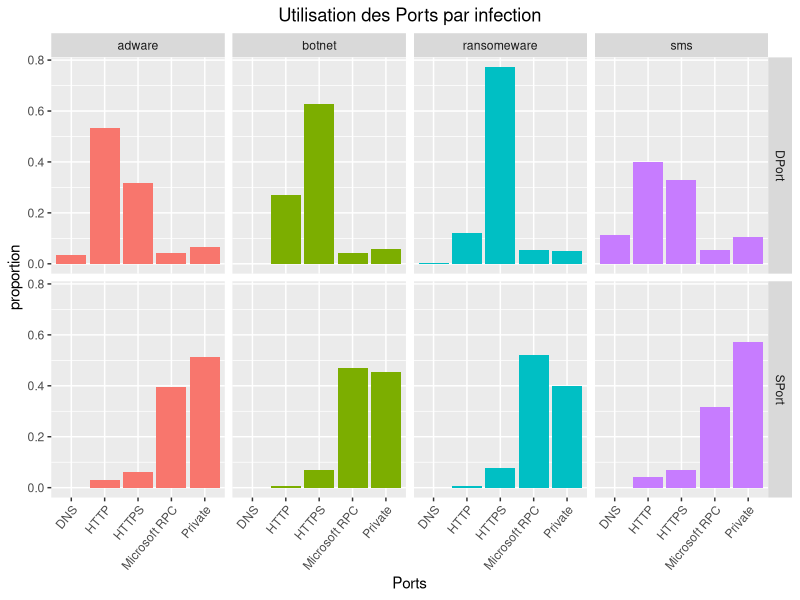
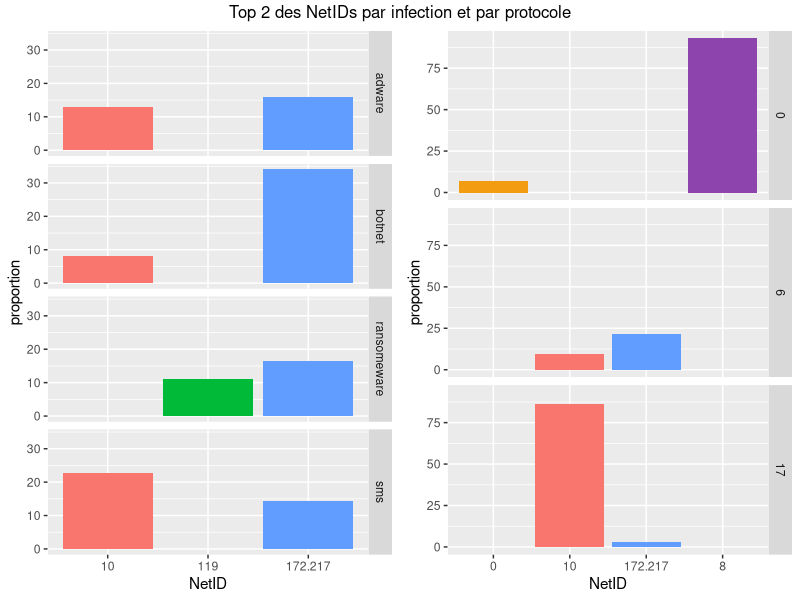
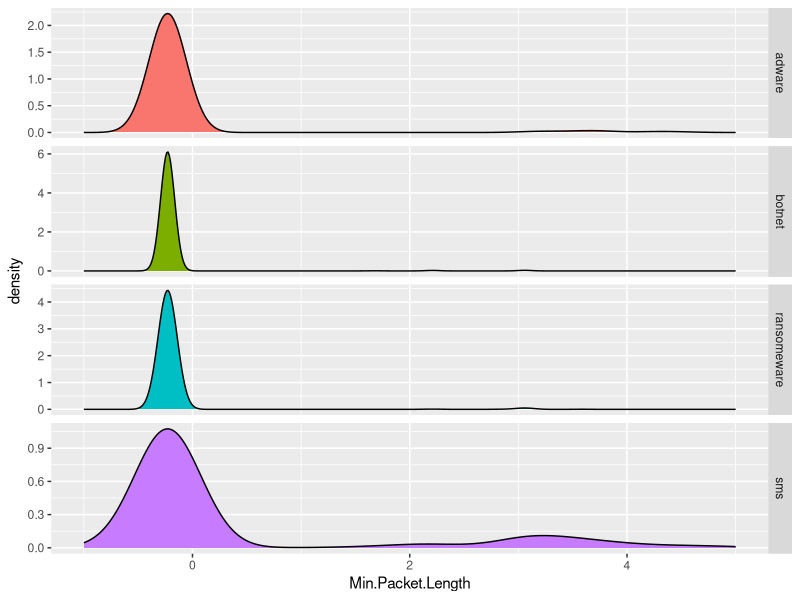
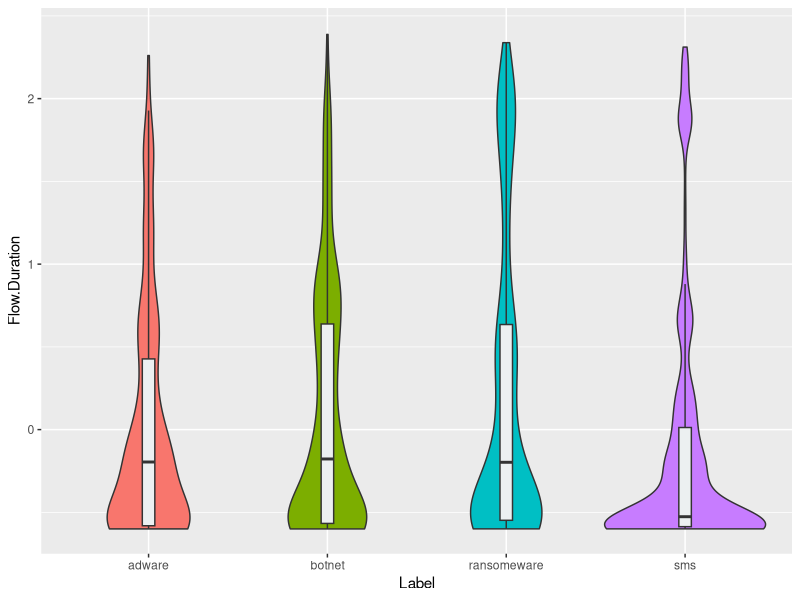
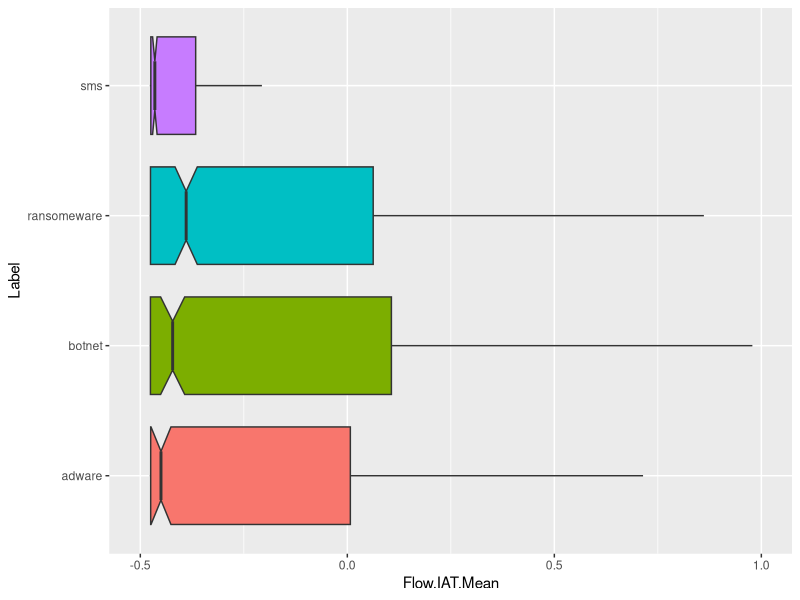

R code for these plots, in order: (Note: this script raises an error after producing the figures.)
## ---- chunk 1
library(ggpubr)
library(tidyverse)
library(caret)
library(pROC)
library(ranger)
library(doParallel)
## ---- chunk 2
data <- read_csv("data/hackerAttack.csv")
data <- data %>% rename_all(make.names)
## ---- chunk 3
ip_split <- function(ip){
    #' Renvoie le Net-ID d'une adresse IP
    octets <- str_split(ip, "\\.")[[1]]
    if (as.numeric(octets[1]) <= 127) {
        netID <- octets[1]
    } else {
        netID <- paste(octets[1], octets[2], sep = ".")
    }
    
    return(netID)
}
## ---- chunk 4
data %>% 
select_if(is.numeric) %>% 
summarise_all(var) %>% 
gather() %>%
select(value) %>%
as.matrix() %>%
quantile(0.25) -> q1
## ---- chunk 5
data <- data %>% 
rename(IP = 'Destination.IP') %>% 
rowwise() %>% # vectorise la fonction ip_split
mutate(IP = ip_split(IP)) %>% 
as_tibble() # supprime rowwise_df
## ---- chunk 6
data <- data %>% 
rename(
    SPort = 'Source.Port',
    DPort = 'Destination.Port',
) %>% 
mutate(
    DPort = case_when(
        DPort == 53 ~ "DNS",
        DPort == 80 ~ "HTTP",
        DPort == 443 ~ "HTTPS",
        DPort %in% c(1024:5000, 49152:65535) ~ "Microsoft RPC",
        DPort %in% 60000:61000 ~ "Mosh",
        TRUE ~ "Private"
    ),
    SPort = case_when(
        SPort == 80 ~ "HTTP",
        SPort == 443 ~ "HTTPS",
        SPort %in% c(1024:5000, 49152:65535) ~ "Microsoft RPC",
        SPort %in% 60000:61000 ~ "Mosh",
        TRUE ~ "Private"
    )
) %>% 
mutate_at(
    c('SPort', 'DPort', 'IP', 'Protocol', 'Label'),
    funs(factor)
) %>% 
select(
    1:4, # Facteurs
    colnames(select_if(., function(col) is.numeric(col) && var(col) >= q1)), # Variances faibles
    ncol(.) # Label
) %>% 
mutate_if(
    is.numeric,
    scale
)
## ---- chunk 7
dim_quant <- data %>% select_if(is.numeric) %>% ncol()
dim_IP <- length(unique(data$IP))
dim_SPort <- length(unique(data$SPort))
dim_DPort <- length(unique(data$DPort))
dim_Protocol <- length(unique(data$Protocol))
dim_X <- dim_quant + dim_IP-1 + dim_SPort-1 + dim_DPort-1 + dim_Protocol-1
## ---- chunk 8
data %>%
select(SPort, DPort, Label) %>%
gather("Entry", "Port", -Label) %>% ggplot() + 
aes(x = Port, y = ..prop.., group = 1, fill = Label) +
geom_bar() + guides(fill = F) + 
facet_grid(cols = vars(Label), rows = vars(Entry)) +
labs(title = "Utilisation des Ports par infection", x = "Ports", y = "proportion") +
theme(
    axis.text.x = element_text(angle = 50, hjust = 1),
    plot.title = element_text(hjust = 0.5)
)
## ---- chunk 9
ip_label <- data %>% 
group_by(Label, IP) %>% 
summarise(proportion = n()) %>%
mutate(proportion = proportion*100 / sum(proportion)) %>% 
top_n(2, proportion) %>% 
ggplot() + aes(x = IP, y = proportion, fill = IP) +
geom_bar(stat="identity") + facet_grid(Label~.) +
guides(fill = F) + xlab("NetID")

ip_protocol <- data %>% 
group_by(Protocol, IP) %>% 
summarise(proportion = n()) %>%
mutate(proportion = proportion*100 / sum(proportion)) %>% 
top_n(2, proportion) %>% 
ggplot() + aes(x = IP, y = proportion, fill = IP) +
geom_bar(stat="identity") + facet_grid(Protocol~.) +
guides(fill = F) + xlab("NetID") +
scale_fill_manual(values = c("#f39c12", "#f8766d", "#619cff", "#8e44ad"))
## ---- chunk 10
data %>% 
group_by(Label, Protocol) %>% 
summarise(proportion = n()) %>%
mutate(proportion = proportion*100 / sum(proportion)) %>% 
spread(Protocol, proportion)
ggarrange(
    ip_label, ip_protocol,
    ncol = 2, nrow = 1
) %>% 
annotate_figure(top = "Top 2 des NetIDs par infection et par protocole")
## ---- chunk 11
ggplot(data) + aes(x = `Min.Packet.Length`, fill = Label) +
geom_density() + facet_grid(Label~., scales = "free_y") +
xlim(range(-1,5)) + guides(fill = F)
## ---- chunk 12
ggplot(data) + aes(y = `Flow.Duration`, x = Label, fill = Label) +
geom_violin() + ylim(range(-0.6:2.6)) + guides(fill = F) +
geom_boxplot(width = 0.07, fill = "#ecf0f1", outlier.size = -1)
## ---- chunk 13
ggplot(data) + 
aes(y = `Flow.IAT.Mean`, x = Label, fill = Label) +
geom_boxplot(notch=T, outlier.size = -1) +
coord_flip(ylim=c(-0.5, 1)) +
guides(fill = F)
## ---- chunk 14
split_set <- function(data, trainSize = 0.9){
    #' Divise nos données en partitions train et test
    
    set.seed(2020)
    part <- createDataPartition(data$Label, p = trainSize)
    train_set <- data %>% slice(part$Resample1)
    test_set <- data %>% slice(-part$Resample1)
    
    return(list(train_set, test_set))
}
## ---- chunk 15
plotmetrics <- function(train_obj, parameter){
    #' Renvoie un ggplot de l'évolution d'Accuracy et AUC
    #' train_obj: objet de type train de caret
    #' param: paramètre évalué
    
    train_obj <- train_obj$results %>% select(!!parameter, AUC, Accuracy)
    AUC_limits <- c(min(train_obj$AUC), max(train_obj$AUC))
    Accuracy_limits <- c(min(train_obj$Accuracy), max(train_obj$Accuracy))
    train_obj$Accuracy <- train_obj$Accuracy * (AUC_limits[2]/Accuracy_limits[2])
    limit <- c(min(train_obj[,2:3]), max(train_obj[,2:3]))
    maxAUC <- filter(train_obj, AUC == max(AUC))
    maxAccuracy <- filter(train_obj, Accuracy == max(Accuracy))

    plot <- train_obj %>% 
    ggplot() + aes_string(x = parameter) + 
    geom_line(aes(y = AUC), color = "#38ada9") +  
    geom_point(aes(y = AUC), color = "#38ada9") +
    geom_line(aes(y = Accuracy), color = "#e55039") +
    geom_point(aes(y = Accuracy), color = "#e55039") +
    geom_point(data = maxAUC, aes_string(x = parameter, y = "AUC"), color = "#38ada9", shape = 5, size = 3) +
    geom_point(data = maxAccuracy, aes_string(x = parameter, y = "Accuracy"), color = "#e55039", shape = 0, size = 3) +
    scale_y_continuous(
        limits = limit,
        sec.axis = sec_axis(~ . *Accuracy_limits[2]/AUC_limits[2],
                            name = "Accuracy")) +
    theme(
        plot.title = element_text(hjust = 0.5),
        axis.title.y.left = element_text(color = "#38ada9"),
        axis.text.y.left = element_text(color = "#38ada9"),
        axis.title.y.right = element_text(color = "#e55039"),
        axis.text.y.right = element_text(color = "#e55039"),

    )
    
    return(plot)
}
## ---- chunk 16
confmatrix <- function(pred, test){
    #' Renvoie un ggplot de matrice de confusion
    #' pred, test: vecteurs de même taille
    
    plot <- confusionMatrix(pred, test)$table %>% 
    as_tibble() %>%
    ggplot() +
    aes(x = Reference, y = reorder(Prediction, desc(Prediction)), fill = n) + 
    geom_tile() +
    geom_text(aes(label = paste(round(n, 2), '%')), color = "white", size = 5) +
    labs(y = "Prediction") + guides(fill = F) +
    scale_fill_gradient(low = "#c0392b", high = "#27ae60") +
    theme(plot.title = element_text(hjust = 0.5))
    
    return(plot)
}
## ---- chunk 17
multiroc <- function(Y_pred, Y){
    #' Renvoie les courbes ROC de chaque classe
    
    predicted <- tibble(
        Y = as.character(Y),
        Y_pred = as.character(Y_pred)
    )

    roclist <- vector(mode = "list")

    for (label in unique(predicted$Y)){
        one_rest <- predicted %>% 
        mutate(
            Y = if_else(
                Y == label,
                1, 0
            ),
            Y_pred = if_else(
                Y_pred == label,
                1, 0
            )
        )

        roclist[[label]] <- roc(one_rest$Y_pred, one_rest$Y)
    }

    plot <- roclist %>% ggroc(aes = "color", size = 1, legacy.axes = TRUE) +
    labs(color = "Labels") + theme(plot.title = element_text(hjust = 0.5))
    
    return(plot)
}

## ---- chunk 18
train_set <- split_set(data)[[1]]
test_set <- split_set(data)[[2]]

tune_control <- trainControl(
  method = "cv", 
  number = 3,
  index = createMultiFolds(train_set$Label, k = 3, times = 1),
  classProbs = TRUE,
  summaryFunction = multiClassSummary
)
## ---- chunk 19
knn_tune_naive <- data.frame(
    k = seq(3, 170, by = 6)
)

cl <- makePSOCKcluster(4)
registerDoParallel(cl)
set.seed(2020)

knn_naive_cv <- train(
    Label ~ .,
    data = train_set,
    method = "knn",
    metric = "AUC",
    trControl = tune_control,
    tuneGrid = knn_tune_naive,
)

on.exit(stopCluster(cl))

plotmetrics(knn_naive_cv, "k") +
labs(title = "AUC et Accuracy en fonction des K voisins", x = "Voisins")
## ---- chunk 20
train_knn <- split_set(data)[[1]]
test_knn <- split_set(data)[[2]]
## ---- chunk 21
knn_tune <- data.frame(
    k = seq(3, 15)
)

cl <- makePSOCKcluster(4)
registerDoParallel(cl)
set.seed(2020)

knn_cv <- train(
    Label ~ .,
    data = train_knn,
    method = "knn",
    metric = "AUC",
    trControl = tune_control,
    tuneGrid = knn_tune,
)

on.exit(stopCluster(cl))

plotmetrics(knn_cv, "k") +
labs(title = "AUC et Accuracy en fonction des K voisins", x = "Voisins")
## ---- chunk 22
model_knn <- knn_cv$finalModel
pred_knn <- predict(knn_cv, newdata = test_knn)

confmatrix(pred_knn, test_knn$Label) +
labs(title = "Matrice de confusion KNN, K = 4")
## ---- chunk 23
multiroc(pred_knn, test_knn$Label) +
labs(title = "Courbes ROC avec KNN, K = 4")
## ---- chunk 24
result <- knn_cv$results %>% 
filter(k == 4)  %>%
mutate(Model = "KNN") %>% 
select(Model, AUC, Accuracy)
## ---- chunk 25
rf_tune_naive <- data.frame(
    mtry = dim_X,
    splitrule = "gini",
    min.node.size = 1
)

cl <- makePSOCKcluster(4)
registerDoParallel(cl)
set.seed(2020)

rf_naive_cv <- train(
    Label ~ .,
    data = train_set,
    method = "ranger",
    metric = "AUC",
    trControl = tune_control,
    tuneGrid = rf_tune_naive,
    importance = 'impurity_corrected'
)

on.exit(stopCluster(cl))
## ---- chunk 26
rf_naive_vars <- rf_naive_cv$finalModel$variable.importance
rf_naive_vars <- tibble(variable = names(rf_naive_vars), importance = rf_naive_vars) %>% 
    arrange(importance) %>% mutate(variable = factor(variable, levels = variable)) %>% 
    top_frac(0.15)

ggplot(rf_naive_vars) + coord_flip() + 
  aes(x = variable, y = importance, fill = importance) + geom_bar(stat = "identity") + 
  labs(title = "15% des variables classées par importance", x = "") +
  theme(plot.title = element_text(hjust = 0.5))
## ---- chunk 27
data_rf <- data %>% 
select(
    Label, SPort, DPort, IP,
    any_of(tail(rf_naive_vars, 18)$variable)
) %>% 
mutate(
    IP = factor(if_else(
        IP %in% c("172.217", "121", "205.174"),
        as.character(IP), "OtherIP"
    )),
    SPort = factor(if_else(
        SPort %in% c("Private", "Microsoft RPC"),
        as.character(SPort), "OtherSPort"
    )),
    DPort = factor(if_else(
        DPort %in% c("HTTP", "HTTPS"),
        as.character(DPort), "OtherDPort"
    ))
)
## ---- chunk 28
dim_quant_rf <- data_rf %>% select_if(is.numeric) %>% ncol()
dim_IP_rf <- length(unique(data_rf$IP))
dim_SPort_rf <- length(unique(data_rf$SPort))
dim_DPort_rf <- length(unique(data_rf$DPort))
dim_X_rf <- dim_quant_rf + dim_IP_rf-1 + dim_SPort_rf-1 + dim_DPort_rf-1
## ---- chunk 29
train_rf <- split_set(data_rf)[[1]]
test_rf <- split_set(data_rf)[[2]]
## ---- chunk 30
rf_tune <- data.frame(
    mtry = seq(2, 17),
    splitrule = rep("gini", 16),
    min.node.size = rep(1, 16)
)

cl <- makePSOCKcluster(4)
registerDoParallel(cl)
set.seed(2020)

rf_cv <- train(
    Label ~ .,
    data = train_rf,
    method = "ranger",
    metric = "AUC",
    trControl = tune_control,
    tuneGrid = rf_tune
)

on.exit(stopCluster(cl))

plotmetrics(rf_cv, "mtry") +
labs(title = "AUC et Accuracy en fonction des mtry")
## ---- chunk 31
model_rf <- ranger(Label~., data = train_rf, mtry = 13, splitrule = "gini", min.node.size = 1)
pred_rf <- predict(model_rf, data = test_rf)$prediction

confmatrix(pred_rf, test_rf$Label) +
labs(title = "Matrice de confusion Random Forest, mtry = 13")
## ---- chunk 32
multiroc(pred_rf, test_rf$Label) +
labs(title = "Courbes ROC avec Random Forest, mtry = 13")
## ---- chunk 33
result <- result %>%
bind_rows(
    (rf_cv$results %>% 
     filter(mtry == 13)  %>%
     mutate(Model = "RF") %>% 
     select(Model, AUC, Accuracy)
    )
)
## ---- chunk 34
lgb_tune_naive <- data.frame(
    nIter = seq(1, 171, by =  10)
)

cl <- makePSOCKcluster(4)
registerDoParallel(cl)
set.seed(2020)

lgb_cv_naive <- train(
    Label ~ .,
    data = train_set,
    method = "LogitBoost",
    metric = "AUC",
    trControl = tune_control,
    tuneGrid = lgb_tune_naive
)

on.exit(stopCluster(cl))

plotmetrics(lgb_cv_naive, "nIter") +
labs(title = "AUC et Accuracy en fonction des nIter")
## ---- chunk 35
train_lgb <- split_set(data)[[1]]
test_lgb <- split_set(data)[[2]]
## ---- chunk 36
lgb_tune <- data.frame(
    nIter = seq(119, 141, by = 2)
)

cl <- makePSOCKcluster(4)
registerDoParallel(cl)
set.seed(2020)

lgb_cv <- train(
    Label ~ .,
    data = train_lgb,
    method = "LogitBoost",
    metric = "AUC",
    trControl = tune_control,
    tuneGrid = lgb_tune
)

on.exit(stopCluster(cl))

plotmetrics(lgb_cv, "nIter") +
labs(title = "AUC et Accuracy en fonction des nIter")
## ---- chunk 37
model_lgb <- lgb_cv$finalModel
pred_lgb <- predict(lgb_cv, newdata = test_lgb)

confmatrix(pred_lgb, test_lgb$Label) +
labs(title = "Matrice de confusion Logitboost, nIter = 129")
## ---- chunk 38
multiroc(pred_lgb, test_lgb$Label) +
labs(title = "Courbes ROC avec Logitboost, nIter = 129")
## ---- chunk 39
result <- result %>%
bind_rows(
    (lgb_cv$results %>% 
     filter(nIter == 129)  %>%
     mutate(Model = "LGB") %>% 
     select(Model, AUC, Accuracy)
    )
)
## ---- chunk 40
gbm_tune_naive <- data.frame(
    shrinkage = rep(0.1, 21),
    interaction.depth = rep(c(1, 3, 5), 7),
    n.minobsinnode = rep(10, 21),
    n.trees = c(rep(50, 3), rep(100, 3), 
                rep(500, 3), rep(1000, 3),
                rep(1500, 3), rep(2500, 3),
                rep(4000, 3)))

cl <- makePSOCKcluster(4)
registerDoParallel(cl)
set.seed(2020)

gbm_cv_naive <- train(
    Label ~ .,
    data = train_set,
    method = "gbm",
    metric = "AUC",
    trControl = tune_control,
    tuneGrid = gbm_tune_naive,
    verbose = FALSE
)

on.exit(stopCluster(cl))

ggplot(gbm_cv_naive) +
labs(title = "AUC pour chaque nombre de division en fonction du nombre d'arbres")
## ---- chunk 41
gbm_naive_vars <- summary(gbm_cv_naive$finalModel, plotit = F) %>% as_tibble() %>% 
arrange(rel.inf) %>% mutate(var = factor(var, levels = var)) %>% top_frac(0.20)

ggplot(gbm_naive_vars) + coord_flip() + 
  aes(x = var, y = rel.inf, fill = rel.inf) + geom_bar(stat = "identity") + 
  labs(title = "20% des variables classées par importance", x = "", y = "Importance moyenne par classe") +
  theme(plot.title = element_text(hjust = 0.5)) + guides(fill = F)
## ---- chunk 42
data_gbm <- data %>% 
select(
    Label, DPort, IP,
    any_of(tail(gbm_naive_vars, 13)$var)
) %>% 
mutate(
    IP = factor(if_else(
        as.character(IP) == "172.217",
        as.character(IP), "OtherIP"
    )),
    DPort = factor(if_else(
        DPort == "HTTPS",
        as.character(DPort), "OtherDPort"
    ))
)
## ---- chunk 43
dim_quant_gbm <- data_gbm %>% select_if(is.numeric) %>% ncol()
dim_IP_gbm <- length(unique(data_gbm$IP))
dim_DPort_gbm <- length(unique(data_gbm$DPort))
dim_X_gbm <- dim_quant_gbm + dim_IP_gbm-1 + dim_DPort_gbm-1
## ---- chunk 44
train_gbm <- split_set(data_gbm)[[1]]
test_gbm <- split_set(data_gbm)[[2]]
## ---- chunk 45
gbm_tune <- data.frame(
    shrinkage = rep(0.1, 14),
    interaction.depth = rep(3, 14),
    n.minobsinnode = rep(10, 14),
    n.trees = seq(1100, 2400, by = 100)
)

cl <- makePSOCKcluster(4)
registerDoParallel(cl)
set.seed(2020)

gbm_cv <- train(
    Label ~ .,
    data = train_gbm,
    method = "gbm",
    metric = "AUC",
    trControl = tune_control,
    tuneGrid = gbm_tune,
    verbose = FALSE
)

on.exit(stopCluster(cl))

plotmetrics(gbm_cv, "n.trees") +
labs(title = "AUC et Accuracy en fonction du nombre d'arbres")
## ---- chunk 46
model_gbm <- gbm_cv$finalModel
pred_gbm <- predict(gbm_cv, newdata = test_gbm)

confmatrix(pred_gbm, test_gbm$Label) +
labs(title = "Matrice de confusion Stochastic gradient boosting, n.trees = 1800")
## ---- chunk 47
multiroc(pred_gbm, test_gbm$Label) +
labs(title = "Courbes ROC avec Stochastic gradient boosting, n.trees = 1500")
## ---- chunk 48
result <- result %>%
bind_rows(
    (gbm_cv$results %>% 
     filter(n.trees == 1500)  %>%
     mutate(Model = "GBM") %>% 
     select(Model, AUC, Accuracy)
    )
)
## ---- chunk 49
predicted <- tibble(Y = test_set$Label, KNN = pred_knn, RF = pred_rf, LGB = pred_lgb, GBM = pred_gbm)
plotlist <- vector(mode = "list")
for (label in unique(data$Label)){
    roclist <- vector(mode = "list")
    one_rest <- predicted %>% 
    mutate_all(funs(
        if_else(. == !!label, 1, 0)
    ))
    for (model in c('KNN', 'RF', 'LGB', 'GBM')){
        roclist[[model]] <- roc(pull(one_rest, model), one_rest$Y)
    }
    plotlist[[label]] <- ggroc(roclist, aes = "color", size = 1.2, legacy.axes = TRUE) +
    labs(color = "Models", title = label, x = NULL, y = NULL) + geom_abline() +
    theme(plot.title = element_text(hjust = 0.5, face = "bold"))
}
## ---- chunk 50
ggarrange(
    plotlist = plotlist,
    ncol = 2, nrow = 2,
    common.legend = T,
    legend = "right"
) %>% 
annotate_figure(
    top = "Courbes ROC des modèles pour chaque label",
    left = "sensitivity",
    bottom = "1 - specificity"
)
## ---- chunk 51
result %>% 
gather(metric, value, -Model) %>% 
ggplot() +
aes(fill = metric, y = value, x = Model) +
geom_bar(position = "dodge", stat = "identity") +
coord_flip(ylim = c(0, 1)) +
labs(title = "Comparaison des modèles") +
theme(plot.title = element_text(hjust = 0.5))
